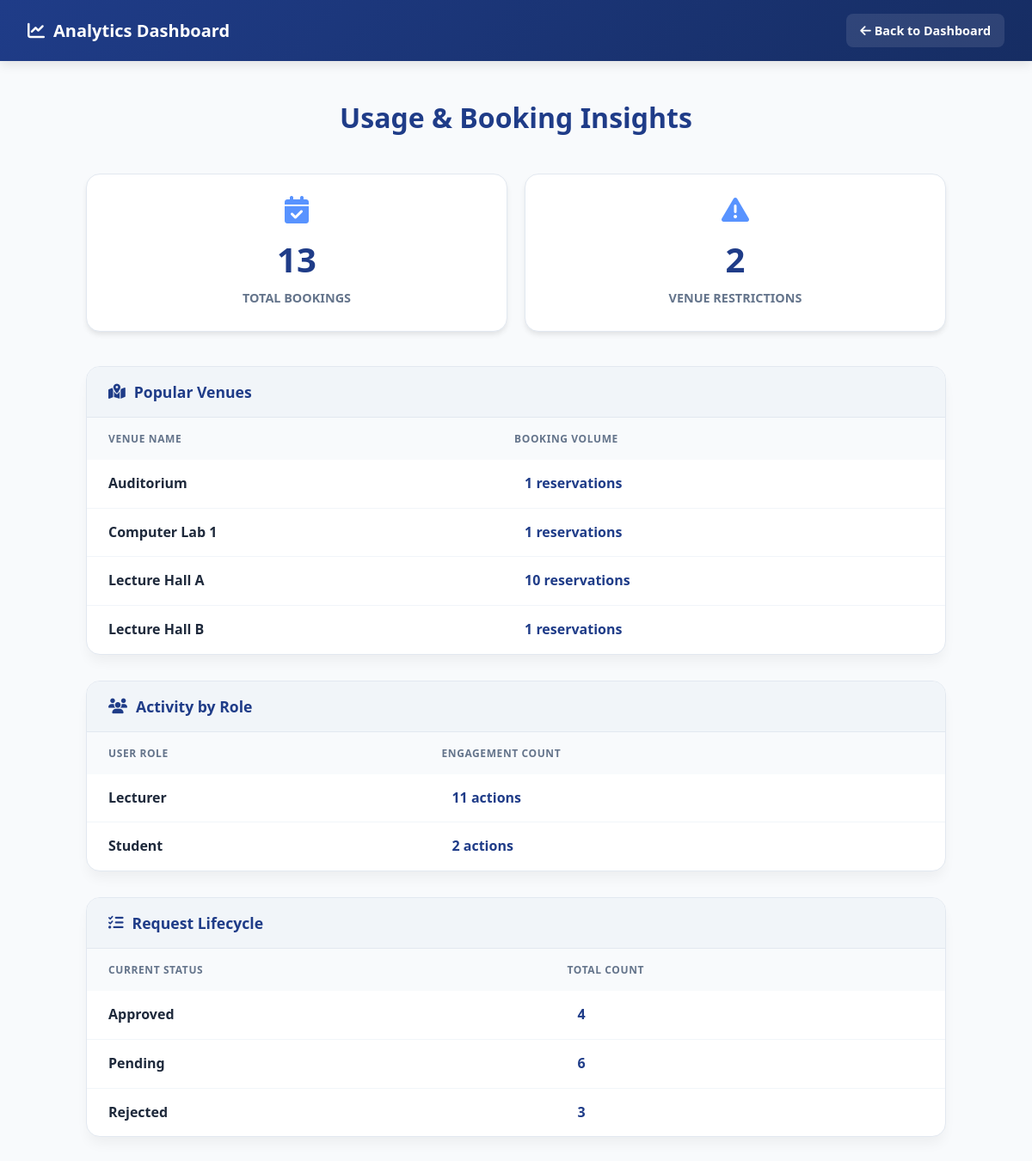
The app's page /admin/reports (signed in) with its own data.
### tables this page shows
CREATE TABLE venue_bookings (
    id INTEGER PRIMARY KEY AUTOINCREMENT,
    title TEXT NOT NULL,
    date TEXT NOT NULL,
    start_time TEXT NOT NULL,
    end_time TEXT NOT NULL,
    location TEXT NOT NULL,
    booked_by TEXT NOT NULL,
    user_role TEXT NOT NULL
, status TEXT DEFAULT 'pending');

### app.py (the view)
@app.route('/admin/reports')
def admin_reports():
    if session.get('role') != 'admin':
        flash("Access denied", "danger")
        return redirect(url_for('dashboard'))
    total_bookings = query_db(
        ADMIN_DB,
        "SELECT COUNT(*) FROM venue_bookings",
        one=True
    )[0]
    bookings_by_venue = query_db(
        ADMIN_DB,
        """
        SELECT location, COUNT(*)
        FROM venue_bookings
        GROUP BY location
        """
    )
    bookings_by_role = query_db(
        ADMIN_DB,
        """
        SELECT user_role, COUNT(*)
        FROM venue_bookings
        GROUP BY user_role
        """
    )
    bookings_by_status = query_db(
        ADMIN_DB,
        """
        SELECT status, COUNT(*)
        FROM venue_bookings
        GROUP BY status
        """
    )
    total_unavailable = query_db(
        ADMIN_DB,
        "SELECT COUNT(*) FROM venue_unavailability",
        one=True
    )[0]
    return render_template(
        'reports.html',
        total_bookings=total_bookings,
        bookings_by_venue=bookings_by_venue,
        bookings_by_role=bookings_by_role,
        bookings_by_status=bookings_by_status,
        total_unavailable=total_unavailable
    )

### app.py (called while the page is built)
def query_db(db, query, args=(), one=False):
    conn = sqlite3.connect(db)
    conn.row_factory = sqlite3.Row
    cur = conn.cursor()
    cur.execute(query, args)
    conn.commit()
    result = cur.fetchall()
    conn.close()
    return result[0] if one and result else result

### templates/reports.html (shortened to what this page needs)
<!DOCTYPE html>
<html lang="en">
<head>
    <link rel="stylesheet" href="https://cdnjs.cloudflare.com/ajax/libs/font-awesome/6.4.0/css/all.min.css">
</head>
<body>
<div class="navbar">
    <h3><i class="fas fa-chart-line"></i> Analytics Dashboard</h3>
    <a href="{{ url_for('dashboard') }}"><i class="fas fa-arrow-left"></i> Back to Dashboard</a>
</div>
<div class="container">
    <div class="page-header">
        <h2>Usage & Booking Insights</h2>
    </div>
    <div class="metrics-grid">
        <div class="metric-card">
            <i class="fas fa-calendar-check"></i>
            <span class="metric-value">{{ total_bookings }}</span>
            <span class="metric-label">Total Bookings</span>
        </div>
        <div class="metric-card">
            <i class="fas fa-exclamation-triangle"></i>
            <span class="metric-value">{{ total_unavailable }}</span>
            <span class="metric-label">Venue Restrictions</span>
        </div>
    </div>
    <div class="report-section">
        <div class="report-header">
            <h3><i class="fas fa-map-marked-alt"></i> Popular Venues</h3>
        </div>
        <table>
            <thead>
                <tr>
                    <th>Venue Name</th>
                    <th>Booking Volume</th>
                </tr>
            </thead>
            <tbody>
                {% for v in bookings_by_venue %}
                <tr>
                    <td><strong>{{ v[0] }}</strong></td>
                    <td><span class="count-badge">{{ v[1] }} reservations</span></td>
                </tr>
                {% endfor %}
            </tbody>
        </table>
    </div>
    <div class="report-section">
        <div class="report-header">
            <h3><i class="fas fa-users"></i> Activity by Role</h3>
        </div>
        <table>
            <thead>
                <tr>
                    <th>User Role</th>
                    <th>Engagement Count</th>
                </tr>
            </thead>
            <tbody>
                {% for r in bookings_by_role %}
                <tr>
                    <td><strong>{{ r[0]|capitalize }}</strong></td>
                    <td><span class="count-badge">{{ r[1] }} actions</span></td>
                </tr>
                {% endfor %}
            </tbody>
        </table>
    </div>
    <div class="report-section">
        <div class="report-header">
            <h3><i class="fas fa-tasks"></i> Request Lifecycle</h3>
        </div>
        <table>
            <thead>
                <tr>
                    <th>Current Status</th>
                    <th>Total Count</th>
                </tr>
            </thead>
            <tbody>
                {% for s in bookings_by_status %}
                <tr>
                    <td><strong>{{ s[0]|capitalize }}</strong></td>
                    <td><span class="count-badge">{{ s[1] }}</span></td>
                </tr>
                {% endfor %}
            </tbody>
        </table>
    </div>
</div>
</body>
</html>

### templates/reports.html (style rules this page uses)
:root { --primary: #1f3c88; --secondary: #5893ff; --bg: #f8fafc; --text: #1e293b; --border: #e2e8f0; --white: #ffffff; }
body { font-family: 'Segoe UI', system-ui, sans-serif; background-color: var(--bg); color: var(--text); margin: 0; line-height: 1.6; }
.navbar { background: linear-gradient(135deg, var(--primary) 0%, #162d63 100%); color: white; padding: 1rem 2rem; display: flex; justify-content: space-between; align-items: center; box-shadow: 0 4px 12px rgba(0,0,0,0.1); position: sticky; top: 0; z-index: 1000; }
.navbar h3 { margin: 0; font-size: 1.25rem; display: flex; align-items: center; gap: 10px; }
.navbar a { color: white; text-decoration: none; font-weight: 600; font-size: 0.9rem; padding: 8px 16px; background: rgba(255,255,255,0.1); border-radius: 8px; transition: all 0.3s; }
.container { max-width: 1000px; margin: 40px auto; padding: 0 20px 60px; }
.page-header { text-align: center; margin-bottom: 40px; }
.page-header h2 { color: var(--primary); font-size: 2rem; margin: 0; }
.metrics-grid { display: grid; grid-template-columns: repeat(auto-fit, minmax(240px, 1fr)); gap: 20px; margin-bottom: 40px; }
.metric-card { background: var(--white); padding: 25px; border-radius: 16px; border: 1px solid var(--border); text-align: center; box-shadow: 0 4px 6px -1px rgba(0, 0, 0, 0.1); }
.metric-card i { font-size: 2rem; color: var(--secondary); margin-bottom: 10px; }
.metric-value { font-size: 2.5rem; font-weight: 800; color: var(--primary); display: block; }
.metric-label { font-size: 0.9rem; color: #64748b; font-weight: 600; text-transform: uppercase; }
.report-section { background: var(--white); border-radius: 16px; border: 1px solid var(--border); margin-bottom: 30px; overflow: hidden; box-shadow: 0 10px 15px -3px rgba(0, 0, 0, 0.05); }
.report-header { background: #f1f5f9; padding: 15px 25px; border-bottom: 1px solid var(--border); }
.report-header h3 { margin: 0; font-size: 1.1rem; color: var(--primary); display: flex; align-items: center; gap: 10px; }
table { width: 100%; border-collapse: collapse; }
th { text-align: left; padding: 15px 25px; background: #f8fafc; color: #64748b; font-size: 0.75rem; text-transform: uppercase; letter-spacing: 0.05em; }
td { padding: 15px 25px; border-bottom: 1px solid #f1f5f9; font-weight: 500; }
tr:last-child td { border-bottom: none; }
.count-badge { background: var(--primary-light); color: var(--primary); padding: 4px 12px; border-radius: 12px; font-weight: 700; }

### records on screen
venue_bookings: location "Auditorium", v "1"
venue_bookings: location "Computer Lab 1", v "1"
venue_bookings: location "Lecture Hall A", id "10"
venue_bookings: location "Lecture Hall B", v "1"
venue_bookings: status "Approved", id "4"
venue_bookings: status "Rejected", id "3"

### other values on screen
{{ total_bookings }} "13"
{{ total_unavailable }} "2"
{{ r[0]|capitalize }} "Lecturer" "Student"
{{ r[1] }} "11" "2"
{{ s[0]|capitalize }} "Pending"
{{ s[1] }} "6"
